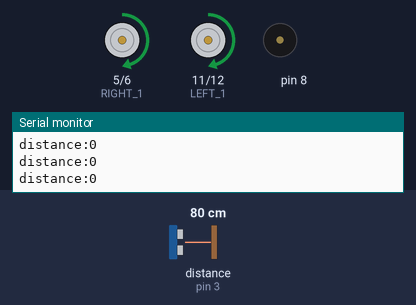
Bench run of a sketch on a simulated Arduino Uno, built with avr-gcc and run on an emulated ATmega328P. Parts: motor-driver pin pairs drawn as motors (green arrow = first pin HIGH = forward, orange = second pin HIGH = backward, longer = more drive), buzzer (waves = sounding), the last lines printed to the serial monitor. Wiring (inferred from the names in the program): ultrasonic range finder: trigger pin 4; echo pin 3. Inputs (shaded band) come from the test bench; at power-on: distance to the obstacle (sensor on pin 3) 80 cm. The echo pulse lasts 58.3 µs per cm; random numbers use the default seed unless the sketch sets one.

Above: at 4.9 s.
5.0 s: distance to the obstacle (sensor on pin 3) set to 4 cm
At 6.2 s:
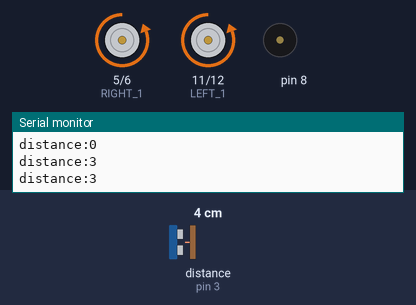
At 7.1 s:
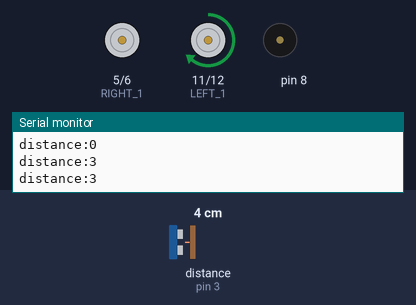
8.0 s: distance to the obstacle (sensor on pin 3) set to 10 cm
10.8 s: distance to the obstacle (sensor on pin 3) set to 13 cm
13.8 s: distance to the obstacle (sensor on pin 3) set to 9 cm
At 15.7 s:
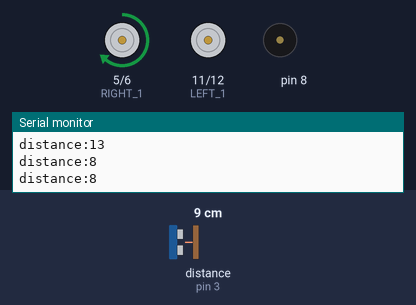
16.8 s: distance to the obstacle (sensor on pin 3) set to 5 cm
19.6 s: distance to the obstacle (sensor on pin 3) set to 2 cm
Timing chart, 0 to 23.6 s (numbered marks = the images above; inputs shaded):
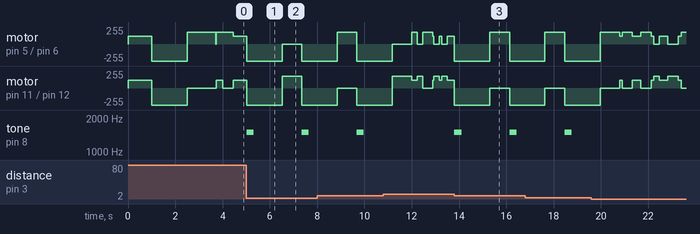

Measured:
- after the input at 5.0 s, tone on pin 8: alternates 1500 Hz for 0.30 s and silent for 2.0 s, starting at once
- after the input at 13.8 s, tone on pin 8: alternates 1500 Hz for 0.30 s and silent for 2.0 s, starting at once

The sketch:

car_air_robot_ver5.ino
```cpp
#include <SoftwareSerial.h>

/* 초음파 센서 */
#define ECHO 3
#define TRIG 4


#define RIGHT_1  5  //motor ONE  PWM
#define RIGHT_2  6

#define LEFT_1  11    //motor TWO
#define LEFT_2  12

#define SPEED 120  //HIGH (90) , LOW(135)


/* 속도 딜레이 */
#define LONG_SPEED   10
#define SHORT_SPEED  200   // HIGH 200, LOW 400
int toggle=0;


//DISTANCE 거리 부분 셋팅
#define DISTANCE 12
//SoftwareSerial BTSerial(RX,TX);  //bluetooth TX,RX 클로스 연결


void Forward();
void Backward();
long distance();
void Rightward();
void Leftward();
void Stop();


void setup()
{
  Serial.begin(9600);

  pinMode(RIGHT_1, OUTPUT);
  pinMode(RIGHT_2, OUTPUT);
  pinMode(LEFT_1, OUTPUT);
  pinMode(LEFT_2, OUTPUT);


   pinMode(TRIG,OUTPUT);
   pinMode(ECHO,INPUT);


   Forward();
   delay(1000);
   Backward();
   delay(1000);
   Rightward();
   delay(1000);
   Stop();


}

void loop()
{
      distance_check();
      delay(20);
}


long distance(){
        // put your main code here, to run repeatedly:
         digitalWrite(TRIG,LOW);
         delayMicroseconds(20);
         digitalWrite(TRIG,HIGH);
         delayMicroseconds(50);
         digitalWrite(TRIG,LOW);

         long distance = pulseIn(ECHO,HIGH,4800)/58;  //1m

         Serial.print("distance:");
         Serial.println(distance);

         return distance;
       }


/*
 *    앞으로 이동
 */

  void Forward() {

      //Motor one
      analogWrite(RIGHT_1, SPEED);  //125
      analogWrite(RIGHT_2, LOW);

      //Motor Two
      analogWrite(LEFT_1, SPEED); //125
      analogWrite(LEFT_2, LOW);

      delay(LONG_SPEED);

  }


  /*
  *  후진으로 이동
  */

    void Backward() {
     // Motor one

      digitalWrite(RIGHT_1, LOW);
      digitalWrite(RIGHT_2, SPEED);

      // Motor Two
      digitalWrite(LEFT_1, LOW);
      digitalWrite(LEFT_2, SPEED);

     delay(500);

    }


    void Rightward() {


     //Motor one
      analogWrite(RIGHT_1, 180);
      digitalWrite(RIGHT_2, LOW);

      //Motor Two
      analogWrite(LEFT_1, 0);
      digitalWrite(LEFT_2, LOW);

      delay(SHORT_SPEED);

    }


   void Leftward() {


        //Motor One
            analogWrite(RIGHT_1, 0);
            digitalWrite(RIGHT_2, LOW);

            //Motor Two
            analogWrite(LEFT_1,180);
            digitalWrite(LEFT_2, LOW);

            delay(SHORT_SPEED);

   }


     void Stop() {

       // stop Motor
      digitalWrite(RIGHT_1, LOW);
      digitalWrite(RIGHT_2, LOW);
      digitalWrite(LEFT_1, LOW);
      digitalWrite(LEFT_2, LOW);

      delay(10);

     }


      void distance_check(){

          int check1 = distance();
          int check2 = distance();
          delay(5);


              if( (2 < check1 && DISTANCE > check1) && (2< check2 && DISTANCE > check2)) { //체크 될 경우에...

                 tone(8,1500,300);
                 Backward();
                 Backward();
                 Backward();

               toggle = random(2,5);
                    if(toggle == 2){
                      for(int i=0; i<4; i++){ Leftward(); }
                      }else{ // toggle 다른 값
                        //toggle if
                        for(int i=0; i<4; i++){ Rightward(); }
                      }

               } // if
               else{
                toggle = random(1,20);

                  if(toggle == 2 ){
                  Leftward();

                  } else if(toggle == 4){
                    Rightward();
                    Rightward();
                  }else{
                    Forward();
                  }
               }
      }
```
